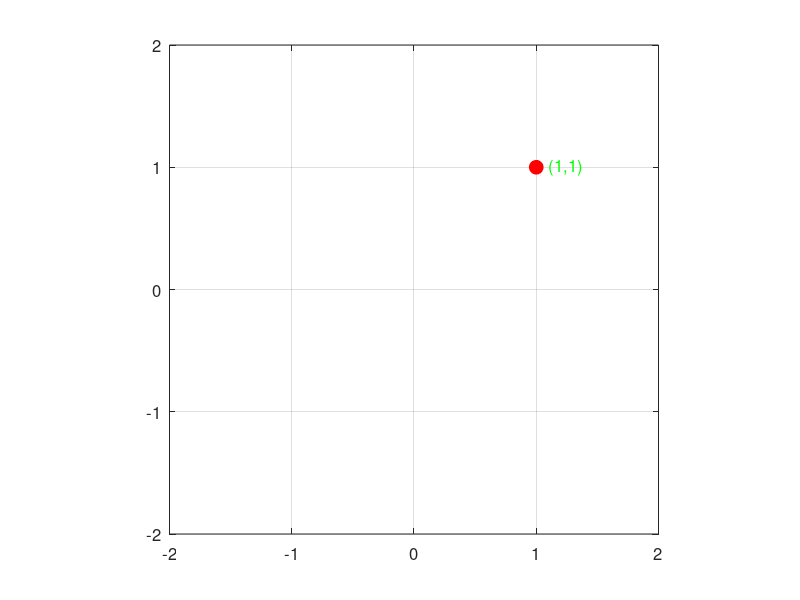

Reproduce this figure in MATLAB.
clc;clear;close all;


figure;

x_point = [1 -1];
y_point = [1 -1];

h = plot(x_point(1), y_point(1), 'ro', 'MarkerSize', 10, ...
    'MarkerFaceColor', 'r');

axis equal;
grid on;
xlim([-2, 2]);
ylim([-2, 2]);
set(gca, 'FontSize', 12);

text(x_point(1)+0.1, y_point(1), '(1,1)', 'FontSize', 12, 'Color', 'g');
